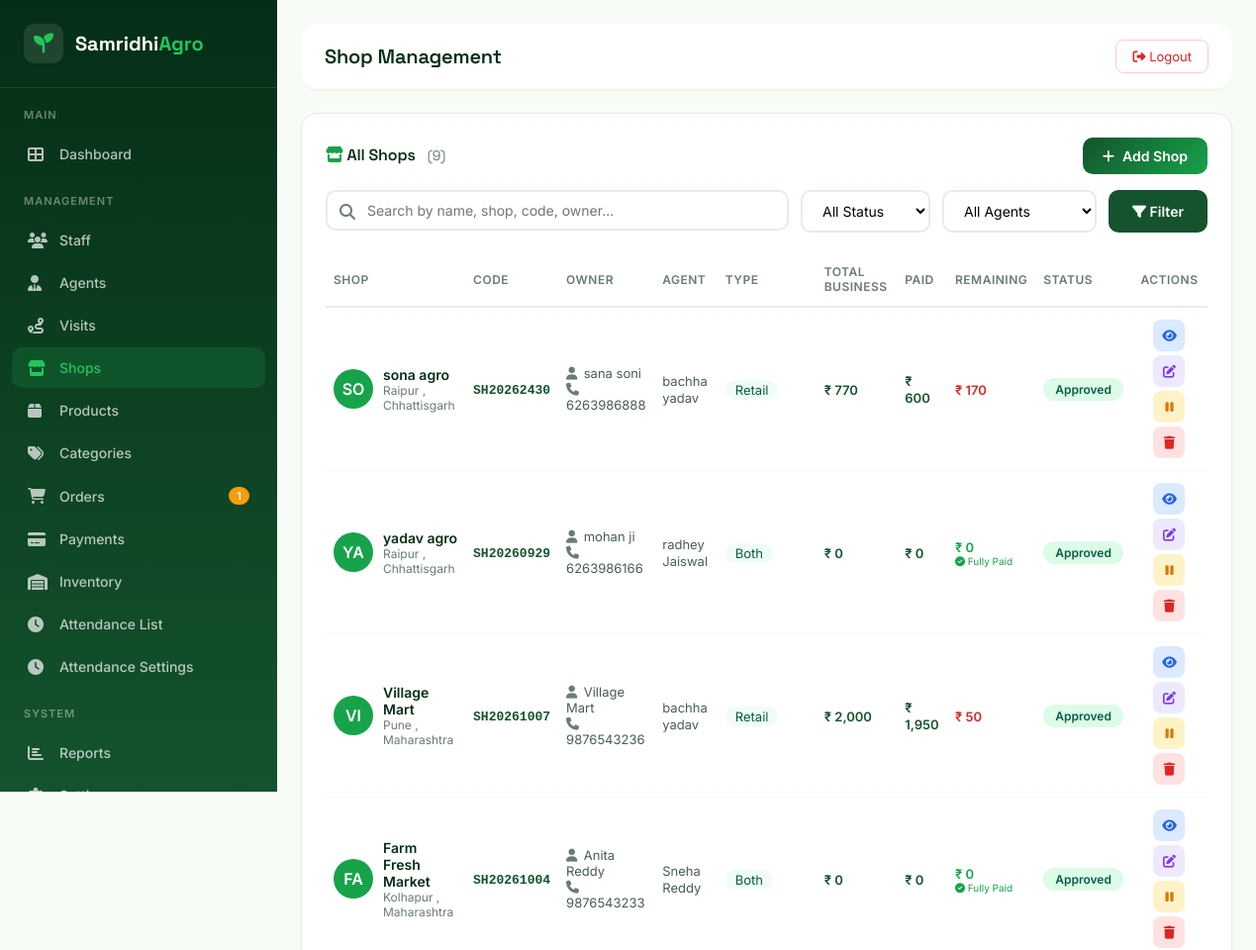
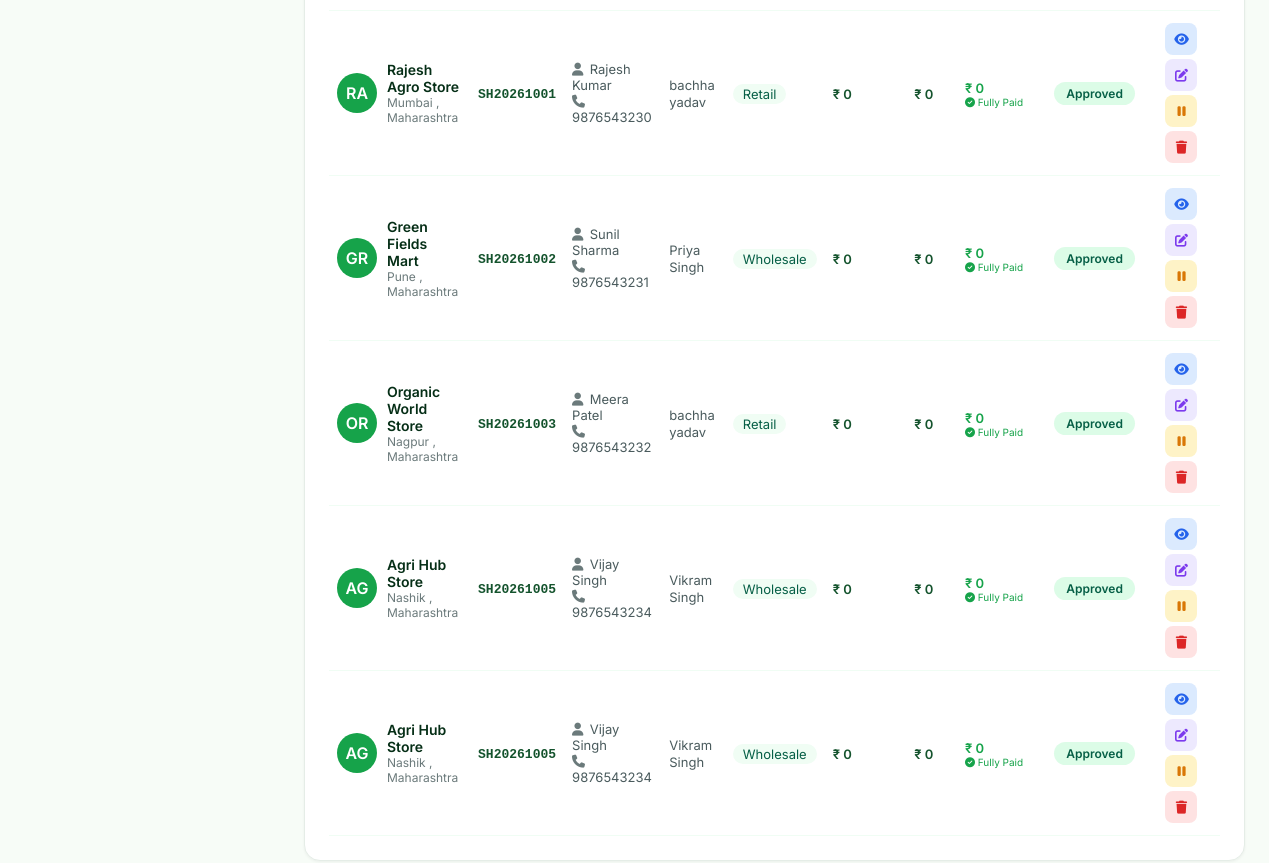
Screenshot of /admin/shops.php (signed in) with the database file from the repository (2 pictures, top to bottom).
### tables this page shows
CREATE TABLE `shops` (
  `id` int(11) NOT NULL,
  `user_id` int(11) NOT NULL,
  `shop_code` varchar(50) NOT NULL,
  `shop_name` varchar(100) NOT NULL,
  `shop_type` enum('retail','wholesale','both') NOT NULL DEFAULT 'retail',
  `owner_name` varchar(100) DEFAULT NULL,
  `phone` varchar(20) DEFAULT NULL,
  `email` varchar(100) DEFAULT NULL,
  `address` text DEFAULT NULL,
  `city` varchar(50) DEFAULT NULL,
  `state` varchar(50) DEFAULT NULL,
  `pincode` varchar(10) DEFAULT NULL,
  `gst_number` varchar(50) DEFAULT NULL,
  `establishment_year` int(4) DEFAULT NULL,
  `shop_category` varchar(50) NOT NULL DEFAULT 'grocery',
  `delivery_available` tinyint(1) NOT NULL DEFAULT 0,
  `working_hours_start` time DEFAULT NULL,
  `working_hours_end` time DEFAULT NULL,
  `weekend_days` varchar(100) DEFAULT NULL,
  `shop_image` varchar(255) DEFAULT NULL,
  `agent_id` int(11) DEFAULT NULL,
  `status` enum('pending','approved','rejected','suspended') NOT NULL DEFAULT 'pending',
  `approved_by` int(11) DEFAULT NULL,
  `approved_at` datetime DEFAULT NULL,
  `latitude` decimal(10,8) DEFAULT NULL,
  `longitude` decimal(11,8) DEFAULT NULL,
  `created_at` datetime NOT NULL DEFAULT current_timestamp(),
  `updated_at` datetime NOT NULL DEFAULT current_timestamp() ON UPDATE current_timestamp()
);

CREATE TABLE `users` (
  `id` int(11) NOT NULL,
  `username` varchar(50) NOT NULL,
  `email` varchar(100) NOT NULL,
  `password_hash` varchar(255) NOT NULL,
  `full_name` varchar(100) NOT NULL,
  `phone` varchar(20) DEFAULT NULL,
  `avatar` varchar(255) DEFAULT NULL,
  `role` enum('admin','staff','agent','shop') NOT NULL DEFAULT 'staff',
  `status` enum('active','inactive','suspended') NOT NULL DEFAULT 'active',
  `last_login` datetime DEFAULT NULL,
  `last_ip` varchar(45) DEFAULT NULL,
  `created_at` datetime NOT NULL DEFAULT current_timestamp(),
  `updated_at` datetime NOT NULL DEFAULT current_timestamp() ON UPDATE current_timestamp()
);

### admin/shops.php (the view, shortened to what the rows shown need)
<?php
require_once '../config/database.php';
require_once '../config/functions.php';
$db = getDB();
$agentFilter = isset($_GET['agent']) ? (int)$_GET['agent'] : 0;
$page = max(1, (int)($_GET['page'] ?? 1));
$perPage = PAGINATION_DEFAULT_LIMIT;
$offset = getPaginationOffset($page, $perPage);
$whereConditions = [];
$params = [];
$whereClause = !empty($whereConditions) ? 'WHERE ' . implode(' AND ', $whereConditions) : '';
$sql = "SELECT s.*, u.full_name, u.username, u.email, u.phone, u.status as user_status,
        u.created_at as user_created_at, u.last_login,
        u2.full_name as approved_by_name,
        a.full_name as agent_name,
        /* Total Business = Sum of all order amounts (non-cancelled) */
        (
            SELECT COALESCE(SUM(total_amount), 0)
            FROM orders
            WHERE shop_id = s.id AND status != 'cancelled'
        ) as total_business,
        /* Paid Amount = Sum of confirmed payments */
        (
            SELECT COALESCE(SUM(amount), 0)
            FROM payments
            WHERE shop_id = s.id AND status = 'confirmed'
        ) as paid_amount,
        /* Remaining Amount = Total Business - Paid Amount */
        0 as remaining_amount_calc
        FROM shops s
        JOIN users u ON s.user_id = u.id
        LEFT JOIN users u2 ON s.approved_by = u2.id
        LEFT JOIN (
            SELECT a.id, u.full_name
            FROM agents a
            JOIN users u ON a.user_id = u.id
        ) a ON s.agent_id = a.id
        $whereClause
        ORDER BY s.created_at DESC
        LIMIT ? OFFSET ?";
$queryParams = array_merge($params, [$perPage, $offset]);
$shopList = $db->fetchAll($sql, $queryParams);
$csrfToken = generateCsrfToken();
require_once '../includes/admin_header.php';
?>
<div class="content-card">
    <div class="table-wrapper">
        <table class="table-custom">
            <thead>
                <tr>
                    <th>Shop</th>
                    <th>Code</th>
                    <th>Owner</th>
                    <th>Agent</th>
                    <th>Type</th>
                    <th>Total Business</th>
                    <th>Paid</th>
                    <th>Remaining</th>
                    <?php if (hasPermission('shop.edit')): ?>
                        <th>Status</th>
                    <?php endif; ?>
                    <th style="text-align: center;">Actions</th>
                </tr>
            </thead>
            <tbody>
                <?php if (empty($shopList)): ?>
                    <tr>
                        <td colspan="10" style="text-align: center; padding: 40px; color: #6B7A7B;">
                            <i class="fas fa-store-slash" style="font-size: 32px; display: block; margin-bottom: 12px; color: #D1D5DB;"></i>
                            No shops found
                            <?php if (!empty($search) || $status !== 'all' || $agentFilter > 0): ?>
                                <br><span style="font-size: 13px;">Try adjusting your search or filters</span>
                            <?php endif; ?>
                        </td>
                    </tr>
                <?php else: ?>
                    <?php foreach ($shopList as $shop): ?>
                        <tr>
                            <td>
                                <div style="display: flex; align-items: center; gap: 10px;">
                                    <div class="shop-avatar <?php echo $shop['status']; ?>">
                                        <?php echo strtoupper(substr($shop['shop_name'], 0, 2)); ?>
                                    </div>
                                    <div>
                                        <div style="font-weight: 600; color: #052E16;"><?php echo escapeHtml($shop['shop_name']); ?></div>
                                        <div style="font-size: 12px; color: #6B7A7B;">
                                            <?php echo escapeHtml($shop['city'] ?? 'N/A'); ?>
                                            <?php if (!empty($shop['city']) && !empty($shop['state'])): ?>
                                                , <?php echo escapeHtml($shop['state']); ?>
                                            <?php endif; ?>
                                        </div>
                                    </div>
                                </div>
                            </td>
                            <td>
                                <span style="font-family: monospace; font-size: 13px; font-weight: 600; color: #14532D;">
                                    <?php echo escapeHtml($shop['shop_code']); ?>
                                </span>
                            </td>
                            <td>
                                <div style="font-size: 13px;">
                                    <div><i class="fas fa-user" style="color: #6B7A7B; width: 14px;"></i> <?php echo escapeHtml($shop['owner_name'] ?? 'N/A'); ?></div>
                                    <?php if (!empty($shop['phone'])): ?>
                                        <div><i class="fas fa-phone" style="color: #6B7A7B; width: 14px;"></i> <?php echo escapeHtml($shop['phone']); ?></div>
                                    <?php endif; ?>
                                </div>
                            </td>
                            <td>
                                <?php if ($shop['agent_name']): ?>
                                    <span style="font-size: 13px;"><?php echo escapeHtml($shop['agent_name']); ?></span>
                                <?php else: ?>
                                    <span style="color: #6B7A7B; font-size: 13px;">Not assigned</span>
                                <?php endif; ?>
                            </td>
                            <td>
                                <?php
                                $typeLabels = [
                                    'retail' => 'Retail',
                                    'wholesale' => 'Wholesale',
                                    'both' => 'Both'
                                ];
                                $type = $typeLabels[$shop['shop_type']] ?? $shop['shop_type'];
                                ?>
                                <span style="font-size: 13px; background: #F0FDF4; padding: 2px 10px; border-radius: 12px; color: #065F46;">
                                    <?php echo escapeHtml($type); ?>
                                </span>
                            </td>
                            <td>
                                <span class="financial-amount positive">
                                    ₹ <?php echo number_format($shop['total_business'] ?? 0, 0); ?>
                                </span>
                            </td>
                            <td>
                                <span class="financial-amount positive">
                                    ₹ <?php echo number_format($shop['paid_amount'] ?? 0, 0); ?>
                                </span>
                            </td>
                            <td>
                                <?php
                                $remaining = $shop['remaining_amount'] ?? 0;
                                $class = $remaining <= 0 ? 'zero' : 'negative';
                                ?>
                                <span class="financial-amount <?php echo $class; ?>">
                                    ₹ <?php echo number_format($remaining, 0); ?>
                                </span>
                                <?php if ($remaining <= 0): ?>
                                    <span style="font-size: 10px; color: #16A34A; display: block;">
                                        <i class="fas fa-check-circle"></i> Fully Paid
                                    </span>
                                <?php endif; ?>
                            </td>
                            <td>
                                <?php
                                $statusColors = [
                                    'pending' => 'badge-warning',
                                    'approved' => 'badge-success',
                                    'rejected' => 'badge-danger',
                                    'suspended' => 'badge-secondary'
                                ];
                                $color = $statusColors[$shop['status']] ?? 'badge-secondary';
                                ?>
                                <span class="badge-status <?php echo $color; ?>">
                                    <?php echo ucfirst($shop['status']); ?>
                                </span>
                            </td>
                            <td style="text-align: center;">
                                <div style="display: flex; gap: 4px; justify-content: center; flex-wrap: wrap;">
                                    <a href="shop-view.php?id=<?php echo $shop['id']; ?>"
                                        class="btn-action btn-view"
                                        title="View Details">
                                        <i class="fas fa-eye"></i>
                                    </a>
                                    <?php if (hasPermission('shop.edit')): ?>
                                        <a href="shop-edit.php?id=<?php echo $shop['id']; ?>"
                                            class="btn-action btn-edit"
                                            title="Edit Shop">
                                            <i class="fas fa-edit"></i>
                                        </a>
                                        <?php if ($shop['status'] === 'pending'): ?>
                                            <a href="shops.php?action=approve&id=<?php echo $shop['id']; ?>&csrf=<?php echo $csrfToken; ?>"
                                                class="btn-action btn-approve"
                                                title="Approve Shop"
                                                onclick="return confirm('Are you sure you want to approve this shop?')">
                                                <i class="fas fa-check"></i>
                                            </a>
                                            <a href="shops.php?action=reject&id=<?php echo $shop['id']; ?>&csrf=<?php echo $csrfToken; ?>"
                                                class="btn-action btn-reject"
                                                title="Reject Shop"
                                                onclick="return confirm('Are you sure you want to reject this shop?')">
                                                <i class="fas fa-times"></i>
                                            </a>
                                        <?php else: ?>
                                            <a href="shops.php?action=toggle&id=<?php echo $shop['id']; ?>&csrf=<?php echo $csrfToken; ?>"
                                                class="btn-action btn-toggle"
                                                title="<?php echo $shop['status'] === 'approved' ? 'Suspend' : 'Activate'; ?>"
                                                onclick="return confirm('Are you sure you want to <?php echo $shop['status'] === 'approved' ? 'suspend' : 'activate'; ?> this shop?')">
                                                <i class="fas fa-<?php echo $shop['status'] === 'approved' ? 'pause' : 'play'; ?>"></i>
                                            </a>
                                        <?php endif; ?>
                                        <?php if (hasPermission('shop.delete')): ?>
                                            <a href="shops.php?action=delete&id=<?php echo $shop['id']; ?>&csrf=<?php echo $csrfToken; ?>"
                                                class="btn-action btn-delete"
                                                title="Delete Shop"
                                                onclick="return confirm('Are you sure you want to delete this shop? This action cannot be undone.')">
                                                <i class="fas fa-trash"></i>
                                            </a>
                                        <?php endif; ?>
                                    <?php endif; ?>
                                </div>
                            </td>
                        </tr>
                    <?php endforeach; ?>
                <?php endif; ?>
            </tbody>
        </table>
    </div>
</div>
<?php require_once '../includes/admin_footer.php'; ?>

### rows the page displays
shops: shop_name "SO", shop_name "sona agro", city "Raipur", state "Chhattisgarh", shop_code "SH20262430", owner_name "sana soni", user.phone "6263986888", agent_name "bachha yadav", shop_type "Retail", total_business "770", paid_amount "600", remaining "170", status "Approved"
shops: shop_name "YA", shop_name "yadav agro", city "Raipur", state "Chhattisgarh", shop_code "SH20260929", owner_name "mohan ji", user.phone "6263986166", agent_name "radhey Jaiswal", shop_type "Both", total_business "0", paid_amount "0", remaining "0", shows "Fully Paid", status "Approved"
shops: shop_name "VI", shop_name "Village Mart", city "Pune", state "Maharashtra", shop_code "SH20261007", owner_name "Village Mart", user.phone "9876543236", agent_name "bachha yadav", shop_type "Retail", total_business "2,000", paid_amount "1,950", remaining "50", status "Approved"
shops: shop_name "FA", shop_name "Farm Fresh Market", city "Kolhapur", state "Maharashtra", shop_code "SH20261004", owner_name "Anita Reddy", user.phone "9876543233", agent_name "Sneha Reddy", shop_type "Both", total_business "0", paid_amount "0", remaining "0", shows "Fully Paid", status "Approved"
shops: shop_name "RA", shop_name "Rajesh Agro Store", city "Mumbai", state "Maharashtra", shop_code "SH20261001", owner_name "Rajesh Kumar", user.phone "9876543230", agent_name "bachha yadav", shop_type "Retail", total_business "0", paid_amount "0", remaining "0", shows "Fully Paid", status "Approved"
shops: shop_name "GR", shop_name "Green Fields Mart", city "Pune", state "Maharashtra", shop_code "SH20261002", owner_name "Sunil Sharma", user.phone "9876543231", agent_name "Priya Singh", shop_type "Wholesale", total_business "0", paid_amount "0", remaining "0", shows "Fully Paid", status "Approved"
shops: shop_name "OR", shop_name "Organic World Store", city "Nagpur", state "Maharashtra", shop_code "SH20261003", owner_name "Meera Patel", user.phone "9876543232", agent_name "bachha yadav", shop_type "Retail", total_business "0", paid_amount "0", remaining "0", shows "Fully Paid", status "Approved"
shops: shop_name "AG", shop_name "Agri Hub Store", city "Nashik", state "Maharashtra", shop_code "SH20261005", owner_name "Vijay Singh", user.phone "9876543234", agent_name "Vikram Singh", shop_type "Wholesale", total_business "0", paid_amount "0", remaining "0", shows "Fully Paid", status "Approved"

### other values shown
$pendingOrders "1"
escapeHtml($pageTitle) "Shop Management"
$totalShops "9"
